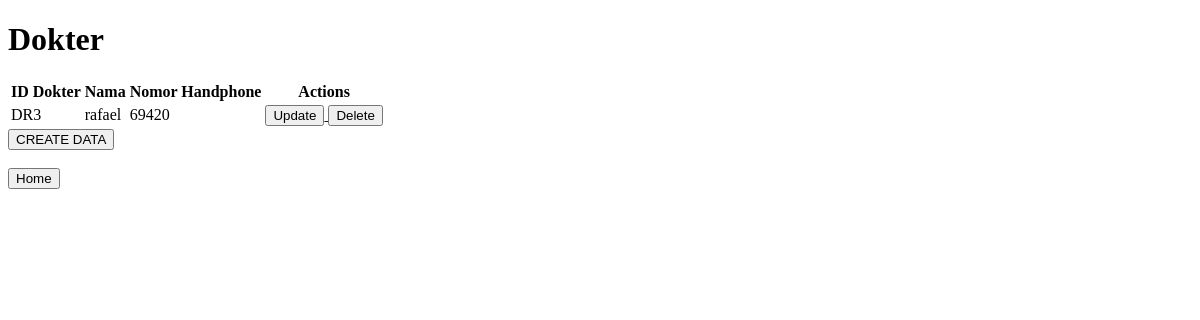
/dokter, run on an earlier commit of the app's database.
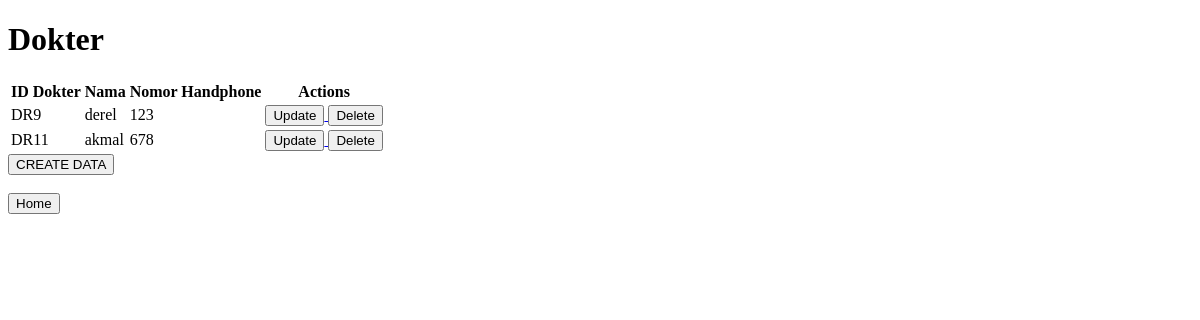
And on a later commit of the database.
### app/models.py (models this page shows, shortened)
class dokter(models.Model):
    iddokter = models.AutoField(primary_key=True)
    namadokter = models.CharField(max_length=50)
    nohpdokter = models.IntegerField()

### app/views.py (the view)
# urls.py: path('dokter', views.dokter, name='dokter'),
def dokter(request):
    alldokterobj = models.dokter.objects.all()
    return render(request, 'dokter.html',{
        'alldokterobj' : alldokterobj,
    })

### app/templates/dokter.html (shortened to what this page needs)
<!DOCTYPE html>
<html lang="en">
<head>
</head>
<body>
    <h1>Dokter</h1>
    <table>
        <tr>
            <th>ID Dokter</th>
            <th>Nama</th>
            <th>Nomor Handphone</th>
            <th>Actions</th>
        </tr>
        {% for item in alldokterobj%}
        <tr>
            <td>DR{{ item.iddokter }}</item></td>
            <td>{{ item.namadokter }}</item></td>
            <td>{{ item.nohpdokter }}</item></td>
            <td>
                <a href="{% url 'updatedokter' item.iddokter %}">
                    <button>Update</button>
                </a>
                <a href="{% url 'deletedokter' item.iddokter %}">
                    <button>Delete</button>
                </a>
            </td>
        </tr>
        {% endfor %}
    </table>
    <a href="{% url 'createdatadokter' %}">
        <button>
            CREATE DATA
        </button>
    </a>
    <br>
    <br>
    <a href="{% url 'home' %}">
        <button>
            Home
        </button>
    </a>
</body>
</html>

What changed in the data, as far as the page shows it:
removed dokter: iddokter "3", namadokter "rafael", nohpdokter "69420"
added dokter: iddokter "9", namadokter "derel", nohpdokter "123"
added dokter: iddokter "11", namadokter "akmal", nohpdokter "678"
